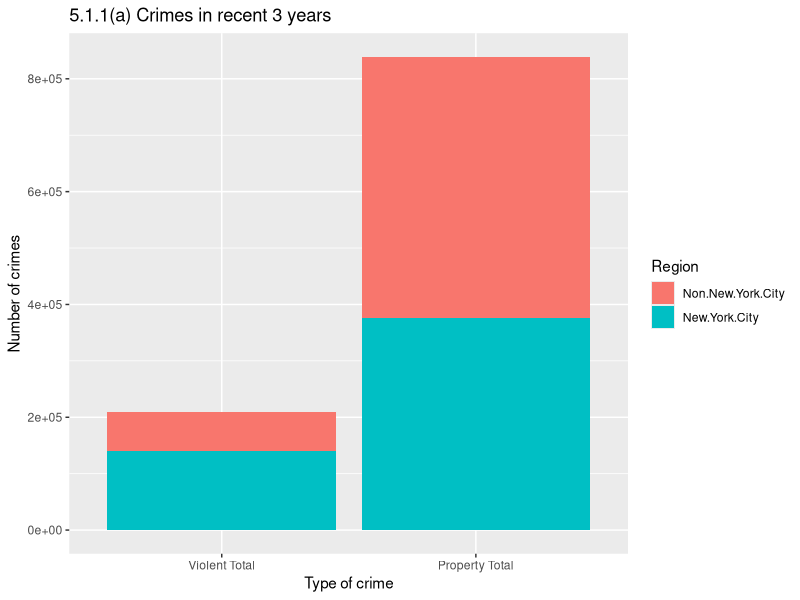
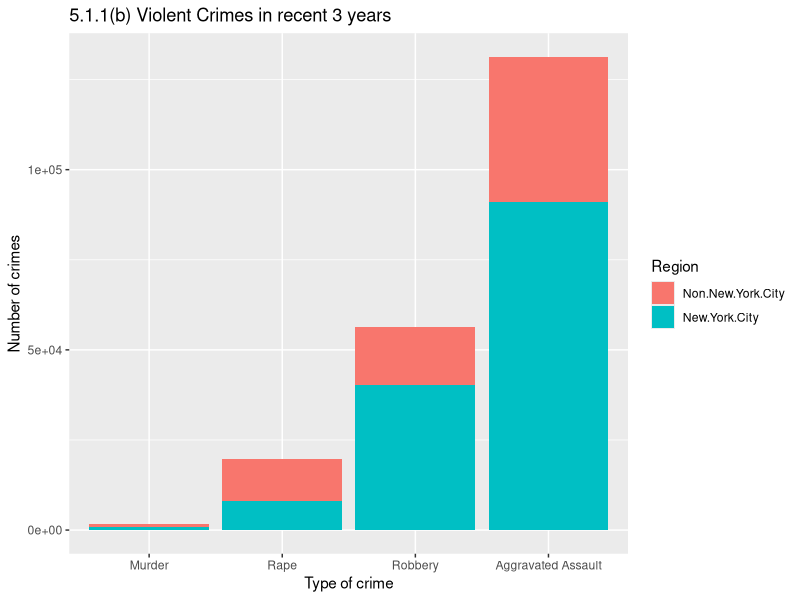
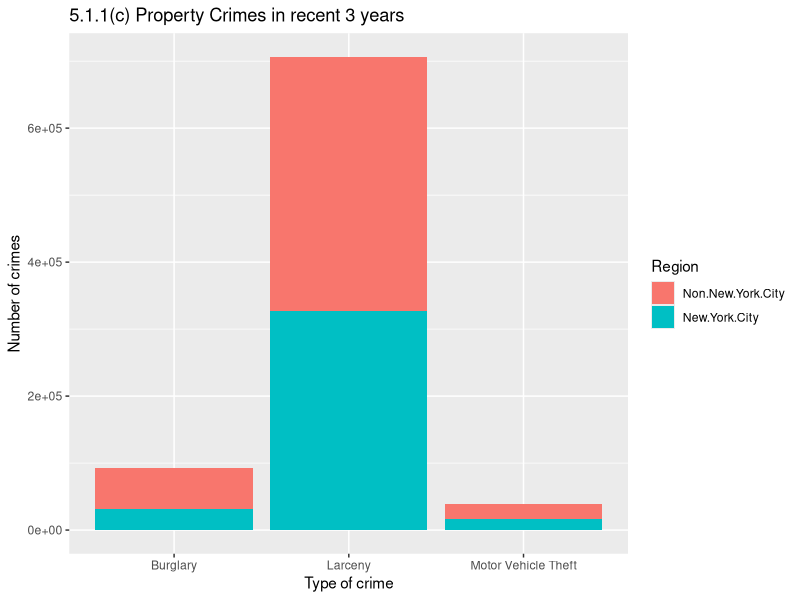
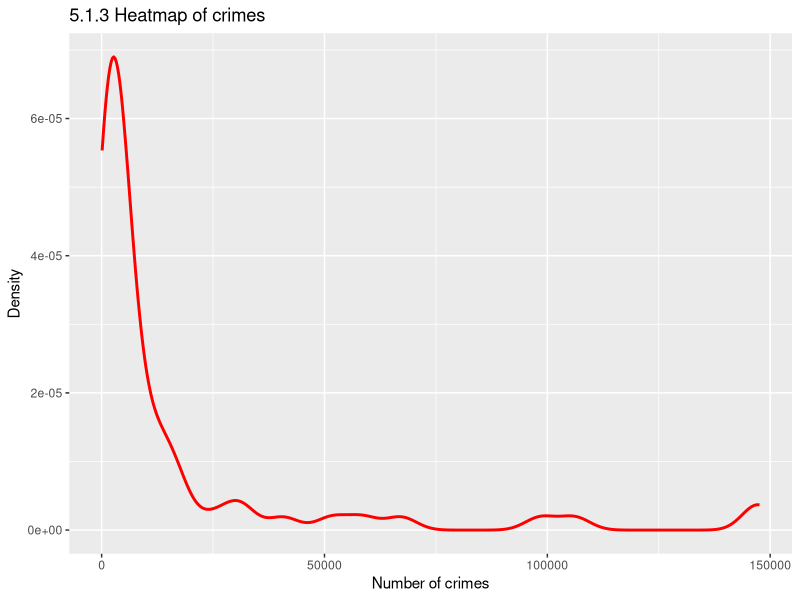
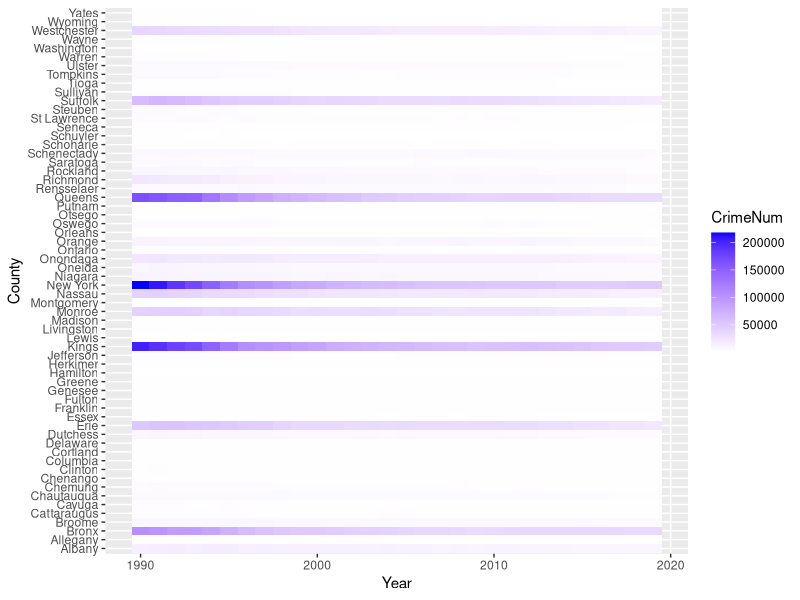
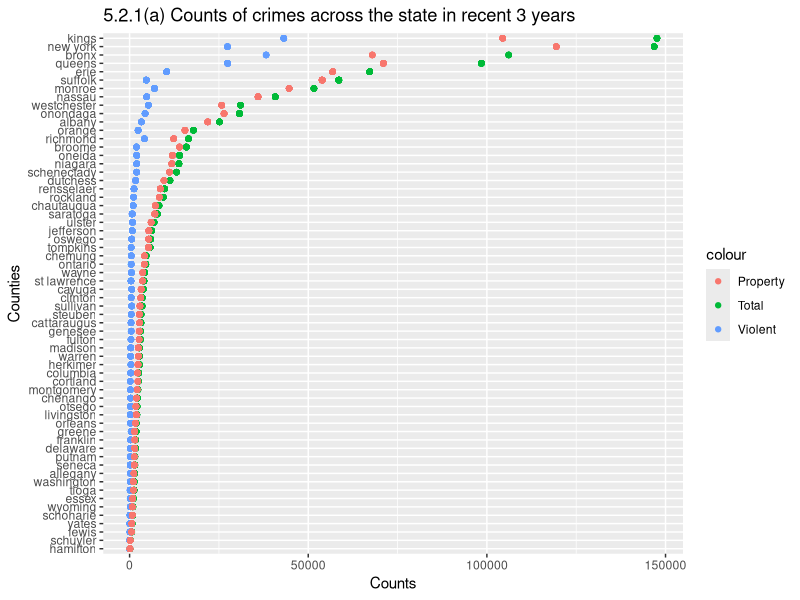
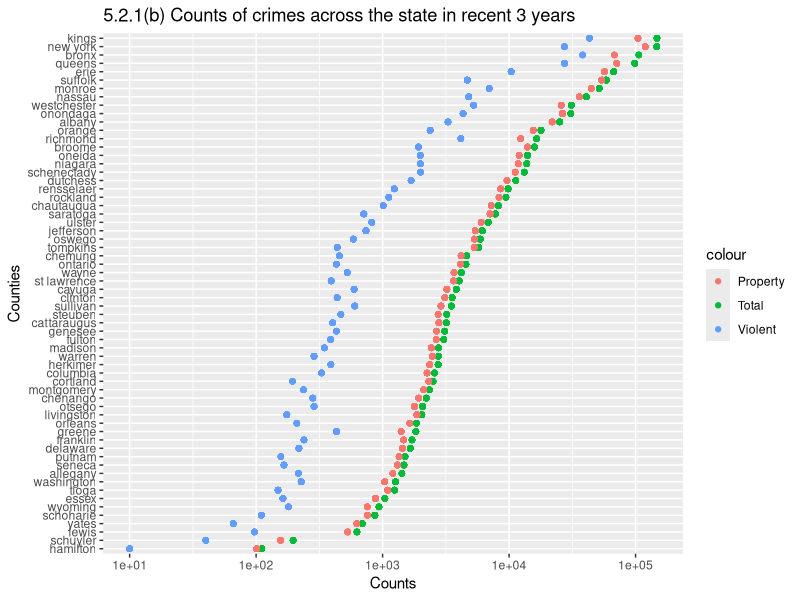
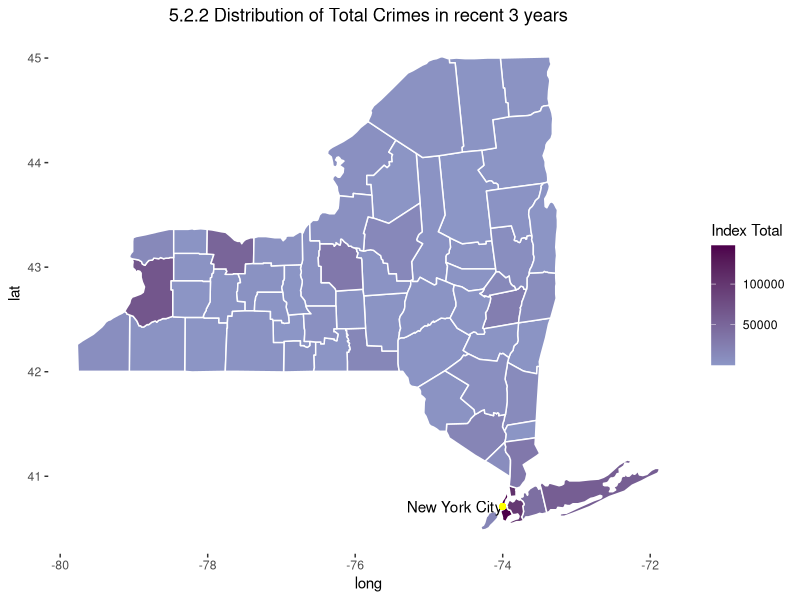

These charts were generated, in order, by the following R code:
## ---- chunk 1
knitr::opts_chunk$set(echo = FALSE)
library("tidyverse")
library("dplyr")
library(cowplot)
library(ggplot2)
library(ggpubr)
library(forcats)
library(maps)
library(gridExtra)
library(readr)
library(viridis)

## ---- chunk 2
crime_index <- readr::read_csv("Index_Crimes_by_County_and_Agency__Beginning_1990.csv") %>% 
  filter(Year > 2016) %>% 
  filter(Agency == "County Total")

  Non.New.York.City <- crime_index %>% filter(Region == "Non-New York City") %>%
    select("Index Total","Violent Total","Property Total","Murder","Rape","Robbery"
           ,"Aggravated Assault", "Burglary", "Larceny", "Motor Vehicle Theft") %>%
    colSums()
  New.York.City <- crime_index %>% filter(Region == "New York City") %>% 
    select("Index Total","Violent Total","Property Total","Murder","Rape","Robbery"
           ,"Aggravated Assault", "Burglary", "Larceny", "Motor Vehicle Theft") %>%
    colSums()
  crime_sum <- rbind(Non.New.York.City,New.York.City)

crime_sum <- as.data.frame(as.table(crime_sum))
names(crime_sum) <- c("Region","Category","Sum")

## ---- chunk 3
ggplot(data = crime_sum[3:6,], mapping = aes(x = Category, y = Sum, fill = Region)) +
  geom_col() +
  labs(
    title = "5.1.1(a) Crimes in recent 3 years",
    x = "Type of crime",
    y = "Number of crimes"
    
  )

ggplot(data = crime_sum[7:14,], mapping = aes(x = Category, y = Sum, fill = Region)) +
  geom_col() +
  labs(
    title = "5.1.1(b) Violent Crimes in recent 3 years",
    x = "Type of crime",
    y = "Number of crimes"
    
  )

ggplot(data = crime_sum[15:20,], mapping = aes(x = Category, y = Sum, fill = Region)) +
  geom_col() +
  labs(
    title = "5.1.1(c) Property Crimes in recent 3 years",
    x = "Type of crime",
    y = "Number of crimes"
    
  )


## ---- chunk 4
crime_distribution <- crime_index %>% 
  filter(Agency == "County Total") %>%
  select("County","Index Total","Year") %>% 
  group_by(County) %>% 
  summarise(IndexTotal = sum(`Index Total`))
ggplot(
  data = crime_distribution,
  mapping = aes(
    x = `IndexTotal`
  )) + 
  geom_density(alpha = 0.5, color = "red", size = 1) +
  labs(
    title = "5.1.2 Distribution of crime",
    x = "Number of crimes",
    y = "Density",
    color = "red") +
  ggtitle("5.1.3 Heatmap of crimes")

## ---- chunk 5
crime_year_county <- readr::read_csv("Index_Crimes_by_County_and_Agency__Beginning_1990.csv") %>% 
  filter(Agency == "County Total") %>% 
  select(County,Year,`Index Total`)
names(crime_year_county) <- c("County", "Year", "CrimeNum")
## ---- chunk 6
ggplot(crime_year_county, aes(Year, County, fill = CrimeNum)) +
  geom_tile() +
  scale_fill_gradient(low="white", high="blue")

## ---- chunk 7
# This part is to output data for chapter 6
crime_county <- crime_index %>% 
  filter(Agency == "County Total") %>%
  select("County","Index Total","Violent Total","Property Total","Murder","Rape","Robbery"
           ,"Aggravated Assault", "Burglary", "Larceny", "Motor Vehicle Theft") %>% 
  group_by(County) %>% 
    summarise(
      IndexTotal = sum(`Index Total`),
      ViolentTotal = sum(`Violent Total`),
      PropertyTotal = sum(`Property Total`),
      Murder = sum(Murder),
      Rape = sum(Rape),
      Robbery = sum(Robbery),
      AggravatedAssault = sum(`Aggravated Assault`),
      Burglary = sum(Burglary),
      Larceny = sum(Larceny),
      MotorVehicleTheft = sum(`Motor Vehicle Theft`)
    )
write.csv(crime_county, file = "CRIME_COUNTY.csv")
## ---- chunk 8
Index_Crimes_by_County_and_Agency_Beginning_1990 <- read_csv("Index_Crimes_by_County_and_Agency__Beginning_1990.csv")

states <- map_data("state")
counties <- map_data("county")
NewYork <- subset(states, region == "new york")
ny_county <- subset(counties, region == "new york")

dataset <- Index_Crimes_by_County_and_Agency_Beginning_1990

dataset <- dataset %>% filter(Agency == 'County Total') %>%
  filter(Year== 2019| Year==2018 | Year==2017)
            
data2 <- dataset %>% select(County,`Index Total`,`Violent Total`,`Property Total`,`Murder`, `Rape`, `Robbery`, `Aggravated Assault`, `Burglary`, `Larceny`, `Motor Vehicle Theft`) %>%
  group_by(County)%>%
  summarise(`Index Total` = sum(`Index Total`), 
            `Violent Total` = sum(`Violent Total`),
            `Property Total` = sum(`Property Total`),
            `Murder` = sum(`Murder`),
            `Rape` = sum(`Rape`),
            `Robbery` = sum(`Robbery`),
            `Aggravated Assault` = sum(`Aggravated Assault`),
            `Burglary` = sum(`Burglary`),
            `Larceny` = sum(`Larceny`),
            `Motor Vehicle Theft` = sum(`Motor Vehicle Theft`))%>%
  mutate(County= tolower(County))

# data2 <- dataset %>% select(County,Year,`Index Total`,`Violent Total`,`Property Total`) %>%
#   group_by(County,Year)%>%
#   summarise(`Index Total` = sum(`Index Total`), 
#             `Violent Total` = sum(`Violent Total`),
#             `Property Total` = sum(`Property Total`))%>%
#   mutate(County= tolower(County))

data1 <- ny_county %>% rename(County = subregion) %>% select(long,lat,County, group)
# data1 <- data1 %>% group_by(County) %>% 
#   summarise(long = mean(long),
#             lat = mean(lat))

data2 <- data2 %>% mutate(County= tolower(County))

data<-full_join(data2,data1,by='County')

ggplot(data) + 
  geom_point(aes(x = `Index Total`, y = reorder(County, `Index Total`), color = "Total")) + 
  geom_point(aes(x = `Violent Total`, y = reorder(County, `Violent Total`), color = "Violent")) +
  geom_point(aes(x = `Property Total`, y = reorder(County, `Property Total`), color = "Property")) +
  xlab("Counts") +
  ylab("Counties") +
  #scale_x_log10() +
  ggtitle('5.2.1(a) Counts of crimes across the state in recent 3 years')


## ---- chunk 9
ggplot(data) + 
  geom_point(aes(x = `Index Total`, y = reorder(County, `Index Total`), color = "Total")) + 
  geom_point(aes(x = `Violent Total`, y = reorder(County, `Violent Total`), color = "Violent")) +
  geom_point(aes(x = `Property Total`, y = reorder(County, `Property Total`), color = "Property")) +
  xlab("Counts") +
  ylab("Counties") +
  scale_x_log10() +
  ggtitle('5.2.1(b) Counts of crimes across the state in recent 3 years')
## ---- chunk 10
data %>% ggplot(aes(x=long,y=lat,group = group, fill=`Index Total`))+
  geom_polygon(color='white')+
  ggtitle('5.2.2 Distribution of Total Crimes in recent 3 years')+
  annotate('text',x= -74,y=40.71, label='New York City', hjust=1)+
  geom_point(aes(x=-74,y=40.71), color='yellow')+
  theme(panel.background = element_blank(),plot.title = element_text(hjust=0.5))+
  scale_fill_gradient2(
    low = "#f7fcfd",
    mid = "#8c96c6",
    high = "#4d004b",
    midpoint = 0,
    space = "Lab",
    na.value = "grey50",
    guide = "colourbar",
    aesthetics = "fill"
  )

data%>%ggplot(aes(x=long,y=lat,group=group,fill=`Violent Total`))+
  geom_polygon(color='white')+
  ggtitle('5.2.3 Distribution of Violent Crimes in recent 3 years')+
  annotate('text',x= -74,y=40.71, label='New York City', hjust=1)+
  geom_point(aes(x=-74,y=40.71), color='yellow')+
  theme(panel.background = element_blank(),plot.title = element_text(hjust=0.5))+
  scale_fill_gradient2(
    low = "#f7fcfd",
    mid = "#8c96c6",
    high = "#4d004b",
    midpoint = 0,
    space = "Lab",
    na.value = "grey50",
    guide = "colourbar",
    aesthetics = "fill"
  )

data %>% ggplot(aes(x=long,y=lat,group=group,fill=`Property Total`))+
  geom_polygon(color='white')+
  ggtitle('5.2.4 Distribution of Property Crimes in recent 3 years')+
  annotate('text',x= -74,y=40.71, label='New York City', hjust=1)+
  geom_point(aes(x=-74,y=40.71), color='yellow')+
  theme(panel.background = element_blank(),plot.title = element_text(hjust=0.5))+
  scale_fill_gradient2(
    low = "#f7fcfd",
    mid = "#8c96c6",
    high = "#4d004b",
    midpoint = 0,
    space = "Lab",
    na.value = "grey50",
    guide = "colourbar",
    aesthetics = "fill"
  )
## ---- chunk 11
library(ggplot2)
library(dplyr)
library(cowplot)
library(tidyverse)
plot_theme<-theme(panel.grid.major.y = element_line(),
                  panel.grid.major.x = element_line(),
                  panel.background = element_blank(),,
                  panel.grid.minor = element_line(),
                  plot.background = element_rect(fill='#FAFAFA'),
                  axis.line = element_line(color='black'),
                  legend.background = element_rect(fill = '#FAFAFA'),
                  legend.text=element_text(size=5.5))
Tidy_dataset <- read.csv("Tidydata_Crime.csv")
dataset <- Tidy_dataset %>%
  filter(Agency == "County Total")
## ---- chunk 12
Crime_by_year <- dataset %>% select(Year, Index.Total) %>%
  group_by(Year) %>%
  summarise(Count=sum(Index.Total)) %>%
  ungroup()
p1<-ggplot(Crime_by_year, aes(Year, Count)) +
  geom_line(color = "grey50")+ 
  xlab("Year") +
  ylab("Number of crimes") +
  ggtitle("Number of crimes") +
  plot_theme 
p2<-p1+geom_smooth(method = "loess", se=FALSE, lwd = 0.8)
plot_grid(p1,p2,ncol=2,nrow=1,labels=c("5.3.1","5.3.2"))
## ---- chunk 13
V_crime <- dataset %>% select(Year, Violent.Total, Property.Total) %>%
  group_by(Year) %>%
  summarise(Violent=sum(Violent.Total),Property=sum(Property.Total)) %>%
  ungroup() %>%
  gather(Type, Count, -Year)
p3 <- ggplot(V_crime, aes(Year, Count, color = Type)) +
  geom_line()+
  geom_point()+
  xlab("Year") +
  ylab("Number of crimes") +
  ggtitle("5.3.3 Number of crimes by major type") +
  plot_theme +
  theme(legend.position = "bottom",
        legend.title = element_blank())
p4 <-p3+geom_smooth(method = "loess", se=FALSE, lwd = 1.5)
p3
## ---- chunk 14
V_crime_all <- dataset %>% select(Year, Murder, Rape, Aggravated.Assault, Burglary, Larceny, Motor.Vehicle.Theft) %>%
  group_by(Year) %>%
  summarise(Murder=sum(Murder),Rape=sum(Rape),Aggravated_Assault=sum(Aggravated.Assault),Burglary=sum(Burglary),Larceny=sum(Larceny),Motor_Vehicle_Theft=sum(Motor.Vehicle.Theft)) %>%
  ungroup() %>%
  gather(Type, Count, -Year) %>%
  group_by(Type) %>%
  mutate(Index = round(100*Count/Count[1], 2)) %>%
  ungroup()
p6_1 <- ggplot(V_crime_all, aes(Year, Count, color = Type)) +
  geom_line() +
  plot_theme +
  ylab("Number of crimes") +
  theme(legend.position = "bottom",
        legend.title = element_blank()) +
  ggtitle(" Number of crimes(all types)")
  
p6_2 <- ggplot(V_crime_all, aes(Year, Index, color = Type)) +
  geom_line() +
  plot_theme +
  ylab("Index of crimes") +
  theme(legend.position = "bottom",
        legend.title = element_blank()) +
  ggtitle("    Index of crimes(all types)")

plot_grid(p6_1,p6_2,ncol=2,nrow=1,labels=c("5.3.4","5.3.5"))
